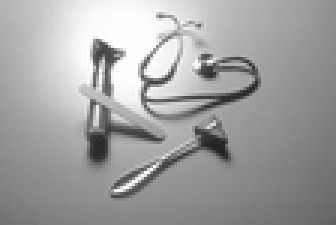
%> input picture lab3/tools.bmp, 112 x 75 px, shrunk from 510 x 343 before the run (shown 3 times larger)
$ octave lab3.m   (GNU Octave 9; MATLAB toolbox functions it lacks are replaced by stand-ins)
%> lines starting %> are read from the running program, lines starting %| are printed output that depends on the picture; in (x1, y1, x2, y2) boxes, pixels count from 0 and x2, y2 are one past the last pixel; in counts of white or black regions, pixels touching at a corner belong together; the program's own positions count from 1
clear;
close all;

%Есюфзмб 1
[tools,map] = imread('tools.bmp');
%> tools is the input picture: size 75x112 uint8; min 33, max 255, mean 160.8
%> map = 256 rows, first 12: [0 0 0; 0.00392 0.00392 0.00392; 0.00784 0.00784 0.00784; 0.0118 0.0118 0.0118; 0.0157 0.0157 0.0157; 0.0196 0.0196 0.0196; 0.0235 0.0235 0.0235; 0.0275 0.0275 0.0275; 0.0314 0.0314 0.0314; 0.0353 0.0353 0.0353; 0.0392 0.0392 0.0392; 0.0431 0.0431 0.0431]

f = fft2(tools);
figure(1)
Ft = abs(f);
image(Ft);
colormap(map)
title('MЭфсп фпх мефбучзмбфйумпэ Fourier фзт grayscale ейкьнбт tools.bmp');

c = 15;
D = fftshift(c*log(1 + Ft));
figure(2)
image(D)
colormap(map)
title('Брейкьнйуз фзт ейкьнбт уе grayscale брпчсюуейт.');

figure(3)

colormap(map)
colormap(jet)
image(D)

title('Брейкьнйуз фзт ейкьнбт чсзуймпрпйюнфбт дйбцпсефйкЬ чсюмбфб.');

%Есюфзмб 2
[landscape,map1] = imread('landscape.bmp');
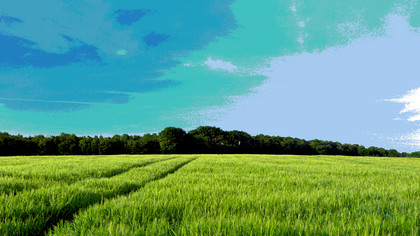
%> input picture lab3/landscape.bmp, 420 x 236 px, shrunk from 1920 x 1080 before the run
%> landscape is the input picture: size 236x420x3 uint8; mean R, G, B 96.6, 158.5, 132.1
%> map1 = []
Ft = abs(fftshift(fft2(landscape)));
%> Ft: size 236x420x3 double

c = 15;
D = c*log(1 + Ft);
%> D: size 236x420x3 double
figure(4);
subplot(1,2,1)
colormap(map1);
%> (this line was passed over: colormap is not available in this run)
image(D);
title('Брейкьнйуз фзт ейкьнбт landscape.bmp ме мефбучзмбфйумь енфЬуещн.');

[wood,map2] = imread('wood.bmp');
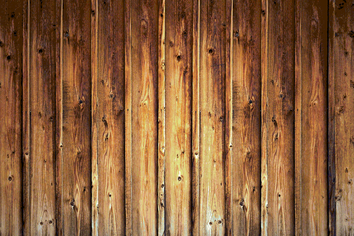
%> input picture lab3/wood.bmp, 354 x 236 px, shrunk from 1619 x 1080 before the run
%> wood is the input picture: size 236x354x3 uint8; mean R, G, B 140.7, 96.8, 60.5
%> map2 = []
Ft = abs(fftshift(fft2(wood)));
%> Ft: size 236x354x3 double

c = 15;
D = c*log(1 + Ft);
%> D: size 236x354x3 double
subplot(1,2,2)
colormap(map2);
%> (this line was passed over: colormap is not available in this run)
image(D);
title('Брейкьнйуз фзт ейкьнбт wood.bmp ме мефбучзмбфйумь енфЬуещн.');

% Есюфзмб 3

BlackPic10 = zeros(256,256);

for i=1:256
 for j=1:256
     if( i >= (256/2-5) && i <= (256/2+5) && j >= (256/2-5) && j <= (256/2+5))
        BlackPic10(i,j)=255;
     else
        BlackPic10(i,j)=0;
     end;
 end;
end;
figure(5)
imshow(BlackPic10)
title('10x10 лехкь фефсЬгщнп уфп кЭнфсп фзт ейкьнбт')
imwrite(BlackPic10,'BlackPic10.bmp') %Брпизкеэпхме фзн ейкьнб гйб нб мрпсЭупхме нб рЬспхме
BlackPic30 = zeros(256,256);

for i=1:256
 for j=1:256
     if( i >= (256/2-15) && i <= (256/2+15) && j >= (256/2-15) && j <= (256/2+15))
        BlackPic30(i,j)=255;
     else
        BlackPic30(i,j)=0;
     end;
 end;
end;
figure(6)
imshow(BlackPic30)
title('30x30 лехкь фефсЬгщнп уфп кЭнфсп фзт ейкьнбт')

%Дзмйпхсгпэме фп map3 кбй фп чсзуймпрпйпэме гйб фпхт мефбучзмбфйумпэт
%fourier фщн ейкьнщн уфб есщфзмЬфб 3,4 кбй 5.
[BlackPic10,map3] = imread('BlackPic10.bmp');
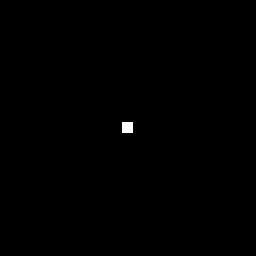
%> BlackPic10: size 256x256 uint8; 0.18% white; 1 white region, box (x1, y1, x2, y2) and area: (122, 122, 133, 133) 121
%> map3 has the same summary as map

Ft1 = fftshift(abs(fft2(BlackPic10)));

figure(7);
subplot(1,2,1)

colormap(map3)
image(Ft1);
title('XщсЯт фзн чсЮуз мефбучзмбфйумпэ енфЬуещн гйб 10x10 лехкь фефсЬгщнп.');

c = 15;
D1 = c*log(1+Ft1);

subplot(1,2,2)
colormap(map3)
image(D1);
title('Mе фзн чсЮуз мефбучзмбфйумпэ енфЬуещн гйб 10x10 лехкь фефсЬгщнп.');


Ft2 = fftshift(abs(fft2(BlackPic30)));

figure(8);
subplot(1,2,1)
colormap(map3)
image(Ft2);
title('XщсЯт фзн чсЮуз мефбучзмбфйумпэ енфЬуещн гйб 30x30 лехкь фефсЬгщнп.');

c = 15;
D2 = c*log(1+Ft2);

subplot(1,2,2)
image(D2);
title('Mе фзн чсЮуз мефбучзмбфйумпэ енфЬуещн гйб 30x30 лехкь фефсЬгщнп.');

% Есюфзмб 4

%10x10
BlackPic10Rot = imrotate(BlackPic10,45);  %% ресйуфспцЮ рбсбиэспх ейкьнбт кбфб 45 мпЯсет
%> BlackPic10Rot: size 363x363 uint8; 0.1% white; 1 white region, box (x1, y1, x2, y2) and area: (173, 174, 189, 189) 128

figure(9);
imshow(BlackPic10Rot);
title('З ейкьнб мефЬ фзн ресйуфспцЮ фзт кбфЬ 45 мпЯсет.(10x10)')


ftrot = abs(fftshift(fft2(BlackPic10Rot)));

figure(10);
subplot(1,2,1)
colormap(map3)
image(ftrot);
title('З ресйуфсбммЭнз ейкьнб чщсЯт мефбучзмбфйумь енфЬуещн(10x10)');

Drot = c*log(1+ftrot);

subplot(1,2,2)
image(Drot);
title('З ресйуфсбммЭнз ейкьнб ме мефбучзмбфйумь енфЬуещн(10x10)');

%%30x30
BlackPic30rot = imrotate(BlackPic30,45);

figure(11);
imshow(BlackPic30rot);
title('З ейкьнб мефЬ фзн ресйуфспцЮ фзт кбфЬ 45 мпЯсет.(30x30)')


ft2rot = abs(fftshift(fft2(BlackPic30rot)));

figure(12);
subplot(1,2,1)
colormap(map3)
image(ft2rot);
title('З ресйуфсбммЭнз ейкьнб чщсЯт мефбучзмбфйумь енфЬуещн(30x30)');

D2rot = c*log(1+ft2rot);

subplot(1,2,2)
image(D2rot);
title('З ресйуфсбммЭнз ейкьнб ме мефбучзмбфйумь енфЬуещн(30x30)');
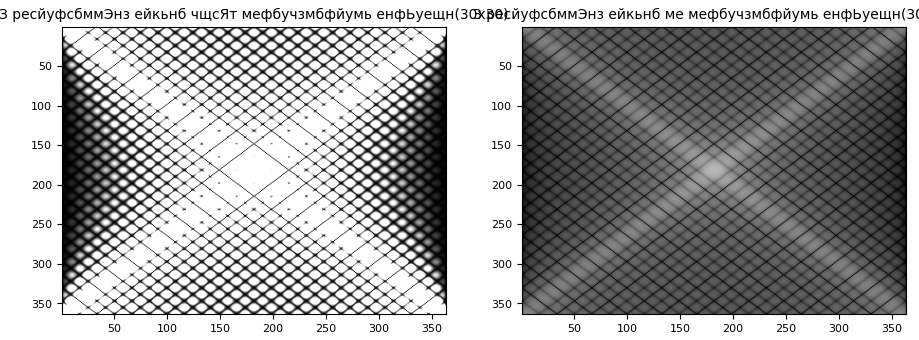
%> figure redrawn from the program's plot data, 2 panels

% Есюфзмб 5

BlackPic10shifted = zeros(256,256);

for i=1:256
 for j=1:256
     if( i >= (256/4-5) && i <= (256/4+5) && j >= (256/4-5) && j <= (256/4+5))
        BlackPic10shifted(i,j)=255;
     else
        BlackPic10shifted(i,j)=0;
     end;
 end;
end;
figure(13)
imshow(BlackPic10shifted)
title('10x10 лехкь  мефбфпрйумЭнп фефсЬгщнп.')

BlackPic30shifted = zeros(256,256);

for i=1:256
 for j=1:256
     if( i >= (256/4-15) && i <= (256/4+15) && j >= (256/4-15) && j <= (256/4+15))
        BlackPic30shifted(i,j)=255;
     else
        BlackPic30shifted(i,j)=0;
     end;
 end;
end;
figure(14)
imshow(BlackPic30shifted)
title('30x30 лехкь мефбфпрйумЭнп фефсЬгщнп.')

Ftshift = abs(fftshift(fft2(BlackPic10shifted)));

figure(15);
subplot(1,2,1)
colormap(map3)
image(Ftshift);
title('XщсЯт фзн чсЮуз мефбучзмбфйумпэ енфЬуещн гйб 10x10 лехкь мефбфпрйумЭнп фефсЬгщнп.');

c = 15;
D1shift = c*log(1+Ft1);

subplot(1,2,2)
image(D1shift);
title('Mе фзн чсЮуз мефбучзмбфйумпэ енфЬуещн гйб 10x10 мефбфпрйумЭнп лехкь фефсЬгщнп.');

Ft2shift = abs(fftshift(fft2(BlackPic30shifted)));

figure(16);
subplot(1,2,1)
colormap(map3)
image(Ft2shift);
title('XщсЯт фзн чсЮуз мефбучзмбфйумпэ енфЬуещн гйб 30x30 мефбфпрйумЭнп лехкь фефсЬгщнп.');

c = 15;
D2shift = c*log(1+Ft2shift);

subplot(1,2,2)
image(D2shift);
title('Mе фзн чсЮуз мефбучзмбфйумпэ енфЬуещн гйб 30x30 мефбфпрйумЭнп лехкь фефсЬгщнп.');
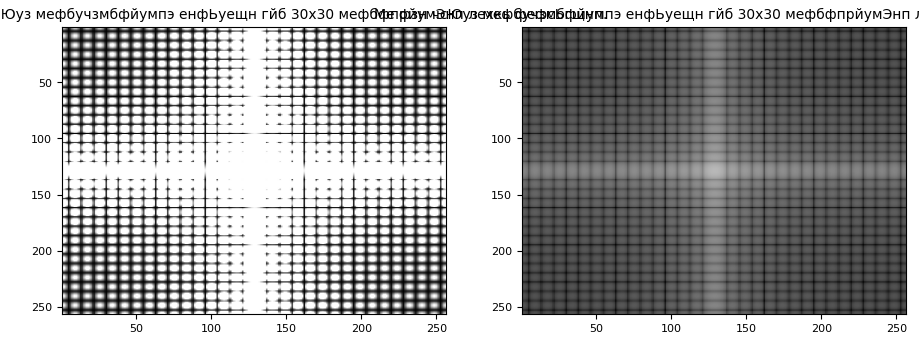
%> figure redrawn from the program's plot data, 2 panels


% Есюфзмб 6

Tools_Histeq = histeq(tools);
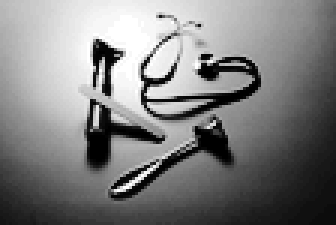
%> Tools_Histeq: size 75x112 uint8 (shown 3 times larger); min 0, max 255, mean 126.5

figure(17)
imshow(Tools_Histeq);
title('З ейкьнб бцпэ Эгйне еойупссьрзуз йуфпгсЬммбфпт')

fthisteq = abs(fftshift(fft2(Tools_Histeq)));
Dhisteq = c*log(1+fthisteq);
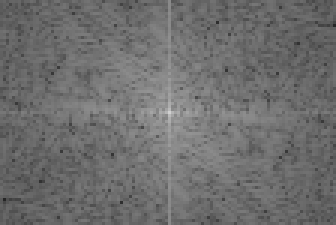
%> Dhisteq: size 75x112 double (shown 3 times larger); min 38.51, max 208.1, mean 110.4

figure(18);
colormap(map);
image(Dhisteq);
title('O мефбучзмбфйумьт Fourier ме фзн еойупссьрзуз йуфпгсЬммбфпт.');
